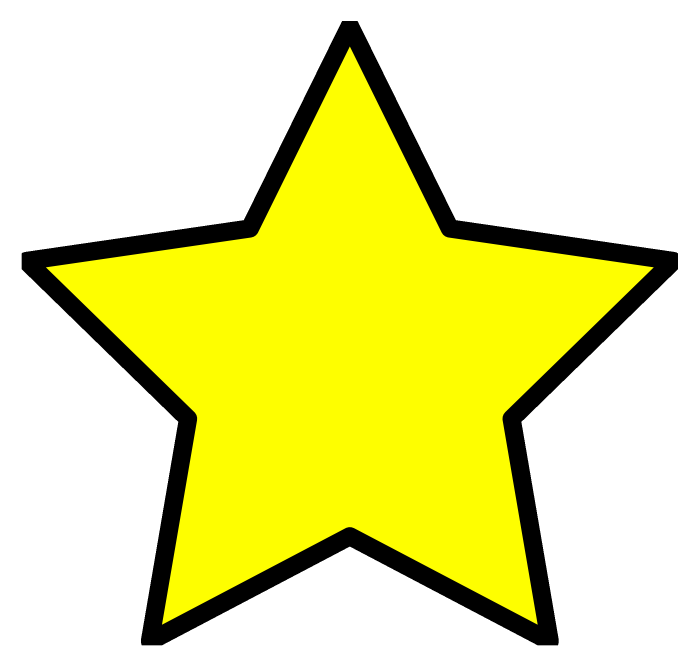
#> input picture star.png, 2100 x 2000 px (shown at 1/3 size)
$ python lessons.py
#> lines starting #> are read from the running program, lines starting #| are printed output that depends on the picture; after the words box and inside, x2 and y2 are one past the last pixel; in counts of white or black regions, pixels touching at a corner belong together; long printed decimals are rounded
import cv2
import numpy as np

img = cv2.imread('star.png', 0)
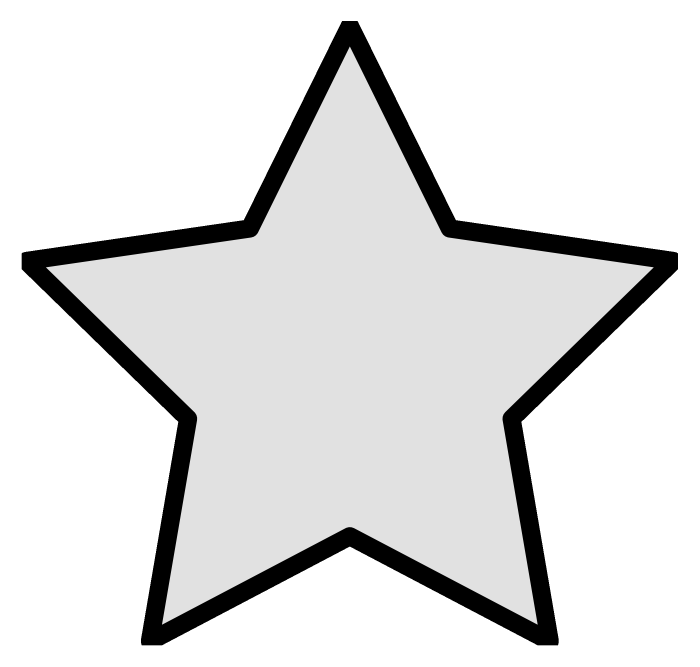
#> img: shape (2000, 2100) (shown at 1/3 size); min 0, max 255, mean 223.2
ret, thresh = cv2.threshold(img, 127, 255, 0)  # Перевод в ч/б
#> thresh: shape (2000, 2100); 91.3% white; 1 black region
small = cv2.resize(thresh, (0,0), fx=0.25, fy=0.25)
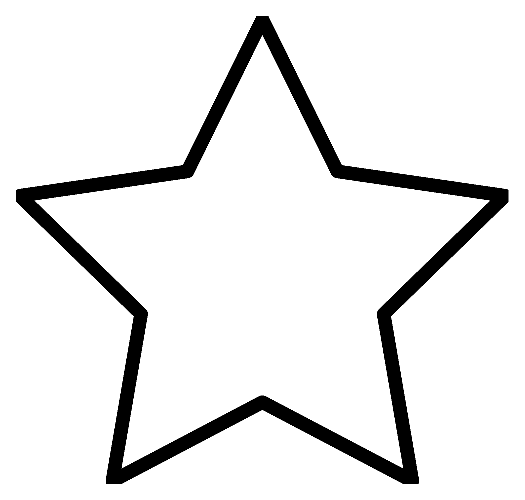
#> small: shape (500, 525); min 0, max 255, mean 232.9
contours, hierarchy = cv2.findContours(small, 1, 2)
#> contours = 3 contours; box (x1, y1, x2, y2) and area: (0, 0, 525, 500) 261476, (15, 15, 509, 485) 107730, (34, 35, 490, 469) 83974

cnt = contours[0]
#> cnt = contour of 759 points, box (x1, y1, x2, y2) (34, 35, 490, 469), area 83974
M = cv2.moments(cnt)
#> M = moments, m00 83974.5, centre m10/m00, m01/m00 = (261.9, 274.1)

cx = int(M['m10']/M['m00'])
#> cx = 261
cy = int(M['m01']/M['m00'])
#> cy = 274

cnt = contours[0]
area = cv2.contourArea(cnt)
#> area = 83974.5
print(area)
#| 83974.5

perimeter = cv2.arcLength(cnt,True)
#> perimeter = 1670.4
print(perimeter)
#| 1670.428

hull = cv2.convexHull(cnt, returnPoints = True)
#> hull = [[489, 200], [489, 201], [402, 467], [121, 468], [34, 200], [262, 35]]
print(hull)
#| [[[489 200]]
#|  [[489 201]]
#|  [[402 467]]
#|  [[121 468]]
#|  [[ 34 200]]
#|  [[262  35]]]
for i in hull:
    # print(i[0][0])
    cv2.circle(small, (i[0][0], i[0][1]), 10, (0,0,255), 2)
#> this loop made 6 passes
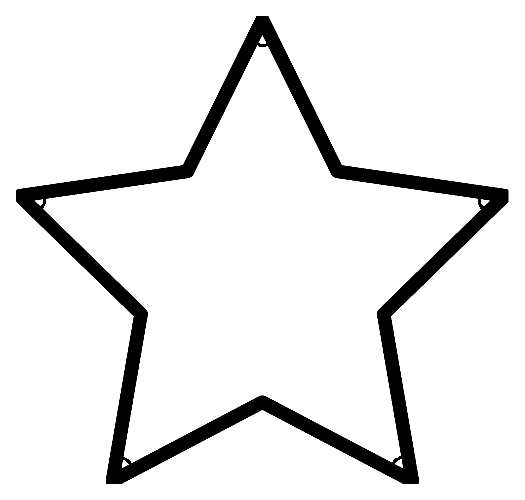
#> small: shape (500, 525); 0.06% of pixels changed, all inside (x1, y1, x2, y2) = (40, 43, 484, 465)

print(cv2.isContourConvex(cnt))
#| False

x,y,w,h = cv2.boundingRect(cnt)
#> x = 34; y = 35; w = 456; h = 434
# cv2.rectangle(small,(x,y),(x+w,y+h),(0,255,0),2)

rows,cols = small.shape[:2]
#> rows = 500; cols = 525
[vx,vy,x,y] = cv2.fitLine(cnt, cv2.DIST_L2,0,0.01,0.01)
#> vx = [0.00467]; vy = [-1]; x = [261.8]; y = [272]
lefty = int((-x*vy/vx) + y)
#> lefty = 56282
righty = int(((cols-x)*vy/vx)+y)
#> righty = -56016
cv2.line(small,(cols-1,righty),(0,lefty),(0,255,0),2)
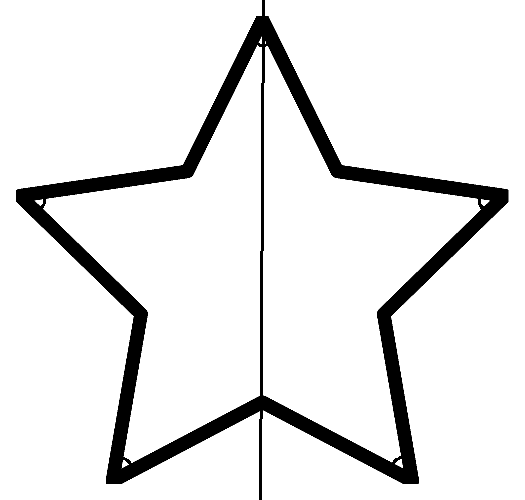
#> small: shape (500, 525); 0.53% of pixels changed, all inside (x1, y1, x2, y2) = (259, 0, 265, 500)

cv2.imshow('thresh', small)
cv2.waitKey(0)

$ run again, with rect.png copied over star.png
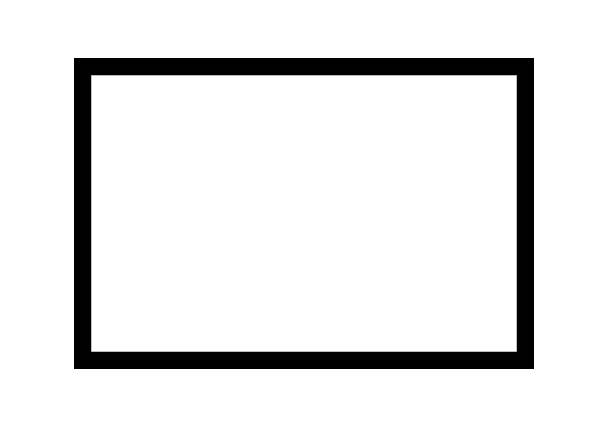
#> input picture rect.png, 612 x 426 px
#> img is the input picture: shape (426, 612); min 0, max 255, mean 230.1
#> thresh: shape (426, 612); 90.4% white; 1 black region
#> contours = 3 contours; box (x1, y1, x2, y2) and area: (0, 0, 153, 106) 15960, (18, 14, 134, 93) 8968, (23, 19, 129, 88) 7140
#> cnt = [[23, 19], [23, 87], [128, 87], [128, 19]]
#> M = moments, m00 7140, centre m10/m00, m01/m00 = (75.5, 53)
#> cx = 75
#> cy = 53
#> area = 7140
#| 7140.0
#> perimeter = 346
#| 346.0
#> hull = [[128, 19], [128, 87], [23, 87], [23, 19]]
#| [[[128  19]]
#|  [[128  87]]
#|  [[ 23  87]]
#|  [[ 23  19]]]
#> the loop `for i in hull:` made 4 passes
#> after the loop `for i in hull:`:
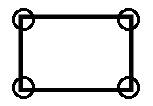
#> small: shape (106, 153); min 0, max 255, mean 219.4
#| True
#> `x,y,w,h = cv2.boundingRect(cnt)`: x = 23; y = 19; w = 106; h = 69
#> `[vx,vy,x,y] = cv2.fitLine(cnt, cv2.DIST_L2,0,0.01,0.01)`: vx = [1]; vy = [0]; x = [75.5]; y = [53]
#> lefty = 53
#> `cv2.line(small,(cols-1,righty),(0,lefty),(0,255,0),2)`:
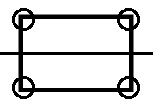
#> small: shape (106, 153); 2.68% of pixels changed, all inside (x1, y1, x2, y2) = (0, 52, 153, 55)
